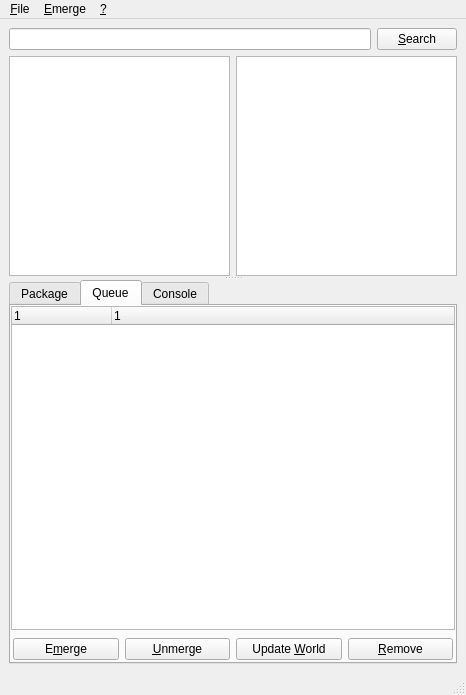
<ui version="4.0" >
 <class>MainWindow</class>
 <widget class="QMainWindow" name="MainWindow" >
  <property name="geometry" >
   <rect>
    <x>0</x>
    <y>0</y>
    <width>466</width>
    <height>695</height>
   </rect>
  </property>
  <property name="windowTitle" >
   <string>Portato</string>
  </property>
  <property name="windowIcon" >
   <iconset/>
  </property>
  <widget class="QWidget" name="centralwidget" >
   <layout class="QVBoxLayout" >
    <property name="margin" >
     <number>9</number>
    </property>
    <property name="spacing" >
     <number>6</number>
    </property>
    <item>
     <layout class="QHBoxLayout" >
      <property name="margin" >
       <number>0</number>
      </property>
      <property name="spacing" >
       <number>6</number>
      </property>
      <item>
       <widget class="QLineEdit" name="searchEdit" />
      </item>
      <item>
       <widget class="QPushButton" name="searchBtn" >
        <property name="text" >
         <string>&amp;Search</string>
        </property>
       </widget>
      </item>
     </layout>
    </item>
    <item>
     <widget class="QSplitter" name="splitter" >
      <property name="orientation" >
       <enum>Qt::Vertical</enum>
      </property>
      <widget class="QWidget" name="layoutWidget_2" >
       <layout class="QHBoxLayout" >
        <property name="margin" >
         <number>0</number>
        </property>
        <property name="spacing" >
         <number>6</number>
        </property>
        <item>
         <widget class="QListView" name="catList" >
          <property name="mouseTracking" >
           <bool>false</bool>
          </property>
          <property name="frameShadow" >
           <enum>QFrame::Sunken</enum>
          </property>
          <property name="editTriggers" >
           <set>QAbstractItemView::NoEditTriggers</set>
          </property>
         </widget>
        </item>
        <item>
         <widget class="QListWidget" name="pkgList" >
          <property name="editTriggers" >
           <set>QAbstractItemView::NoEditTriggers</set>
          </property>
          <property name="showDropIndicator" stdset="0" >
           <bool>false</bool>
          </property>
          <property name="sortingEnabled" >
           <bool>true</bool>
          </property>
         </widget>
        </item>
       </layout>
      </widget>
      <widget class="QTabWidget" name="tabWidget" >
       <property name="currentIndex" >
        <number>1</number>
       </property>
       <widget class="QWidget" name="pkgTab" >
        <attribute name="title" >
         <string>Package</string>
        </attribute>
        <layout class="QVBoxLayout" >
         <property name="margin" >
          <number>9</number>
         </property>
         <property name="spacing" >
          <number>6</number>
         </property>
         <item>
          <widget class="QLabel" name="nameLabel" >
           <property name="text" >
            <string>TextLabel</string>
           </property>
           <property name="alignment" >
            <set>Qt::AlignCenter</set>
           </property>
          </widget>
         </item>
         <item>
          <widget class="QLabel" name="descLabel" >
           <property name="text" >
            <string>TextLabel</string>
           </property>
           <property name="alignment" >
            <set>Qt::AlignCenter</set>
           </property>
          </widget>
         </item>
         <item>
          <layout class="QHBoxLayout" >
           <property name="margin" >
            <number>0</number>
           </property>
           <property name="spacing" >
            <number>6</number>
           </property>
           <item>
            <widget class="QComboBox" name="versCombo" >
             <property name="sizePolicy" >
              <sizepolicy>
               <hsizetype>3</hsizetype>
               <vsizetype>0</vsizetype>
               <horstretch>0</horstretch>
               <verstretch>0</verstretch>
              </sizepolicy>
             </property>
            </widget>
           </item>
           <item>
            <widget class="QLabel" name="missingLabel" >
             <property name="sizePolicy" >
              <sizepolicy>
               <hsizetype>13</hsizetype>
               <vsizetype>5</vsizetype>
               <horstretch>0</horstretch>
               <verstretch>0</verstretch>
              </sizepolicy>
             </property>
             <property name="text" >
              <string>&lt;html>&lt;head>&lt;meta name="qrichtext" content="1" />&lt;style type="text/css">
p, li { white-space: pre-wrap; }
&lt;/style>&lt;/head>&lt;body style=" font-family:'Sans Serif'; font-size:9pt; font-weight:400; font-style:normal; text-decoration:none;">
&lt;p style=" margin-top:0px; margin-bottom:0px; margin-left:0px; margin-right:0px; -qt-block-indent:0; text-indent:0px;">&lt;span style=" font-weight:600; color:#ff0000;">MISSING KEYWORD&lt;/span>&lt;/p>&lt;/body>&lt;/html></string>
             </property>
            </widget>
           </item>
           <item>
            <widget class="QLabel" name="notInSysLabel" >
             <property name="sizePolicy" >
              <sizepolicy>
               <hsizetype>13</hsizetype>
               <vsizetype>5</vsizetype>
               <horstretch>0</horstretch>
               <verstretch>0</verstretch>
              </sizepolicy>
             </property>
             <property name="text" >
              <string>&lt;b>Installed, but not in portage anymore&lt;/b></string>
             </property>
            </widget>
           </item>
           <item>
            <widget class="UncheckBox" name="installedCheck" >
             <property name="sizePolicy" >
              <sizepolicy>
               <hsizetype>3</hsizetype>
               <vsizetype>5</vsizetype>
               <horstretch>0</horstretch>
               <verstretch>0</verstretch>
              </sizepolicy>
             </property>
             <property name="text" >
              <string>Installed</string>
             </property>
            </widget>
           </item>
           <item>
            <widget class="QCheckBox" name="maskedCheck" >
             <property name="sizePolicy" >
              <sizepolicy>
               <hsizetype>3</hsizetype>
               <vsizetype>0</vsizetype>
               <horstretch>0</horstretch>
               <verstretch>0</verstretch>
              </sizepolicy>
             </property>
             <property name="text" >
              <string>Masked</string>
             </property>
            </widget>
           </item>
           <item>
            <widget class="QCheckBox" name="testingCheck" >
             <property name="enabled" >
              <bool>true</bool>
             </property>
             <property name="sizePolicy" >
              <sizepolicy>
               <hsizetype>3</hsizetype>
               <vsizetype>0</vsizetype>
               <horstretch>0</horstretch>
               <verstretch>0</verstretch>
              </sizepolicy>
             </property>
             <property name="text" >
              <string>Testing</string>
             </property>
            </widget>
           </item>
          </layout>
         </item>
         <item>
          <widget class="QTreeWidget" name="useList" >
           <property name="horizontalScrollBarPolicy" >
            <enum>Qt::ScrollBarAsNeeded</enum>
           </property>
           <property name="editTriggers" >
            <set>QAbstractItemView::NoEditTriggers</set>
           </property>
           <property name="textElideMode" >
            <enum>Qt::ElideNone</enum>
           </property>
           <property name="rootIsDecorated" >
            <bool>true</bool>
           </property>
           <property name="sortingEnabled" >
            <bool>false</bool>
           </property>
           <property name="allColumnsShowFocus" >
            <bool>false</bool>
           </property>
           <property name="columnCount" >
            <number>3</number>
           </property>
           <column>
            <property name="text" >
             <string>1</string>
            </property>
           </column>
           <column>
            <property name="text" >
             <string>1</string>
            </property>
           </column>
           <column>
            <property name="text" >
             <string>2</string>
            </property>
           </column>
          </widget>
         </item>
         <item>
          <layout class="QHBoxLayout" >
           <property name="margin" >
            <number>0</number>
           </property>
           <property name="spacing" >
            <number>6</number>
           </property>
           <item>
            <widget class="QPushButton" name="pkgEmergeBtn" >
             <property name="text" >
              <string>&amp;Emerge</string>
             </property>
            </widget>
           </item>
           <item>
            <widget class="QPushButton" name="pkgUnmergeBtn" >
             <property name="text" >
              <string>&amp;Unmerge</string>
             </property>
            </widget>
           </item>
           <item>
            <widget class="QPushButton" name="pkgRevertBtn" >
             <property name="text" >
              <string>Re&amp;vert</string>
             </property>
            </widget>
           </item>
           <item>
            <widget class="QPushButton" name="pkgEbuildBtn" >
             <property name="text" >
              <string>E&amp;build</string>
             </property>
            </widget>
           </item>
          </layout>
         </item>
        </layout>
       </widget>
       <widget class="QWidget" name="queueTab" >
        <attribute name="title" >
         <string>Queue</string>
        </attribute>
        <layout class="QVBoxLayout" >
         <property name="margin" >
          <number>0</number>
         </property>
         <property name="spacing" >
          <number>6</number>
         </property>
         <item>
          <widget class="QTreeWidget" name="queueList" >
           <property name="contextMenuPolicy" >
            <enum>Qt::ActionsContextMenu</enum>
           </property>
           <property name="editTriggers" >
            <set>QAbstractItemView::NoEditTriggers</set>
           </property>
           <property name="columnCount" >
            <number>2</number>
           </property>
           <column>
            <property name="text" >
             <string>1</string>
            </property>
           </column>
           <column>
            <property name="text" >
             <string>1</string>
            </property>
           </column>
          </widget>
         </item>
         <item>
          <layout class="QHBoxLayout" >
           <property name="margin" >
            <number>2</number>
           </property>
           <property name="spacing" >
            <number>6</number>
           </property>
           <item>
            <widget class="QPushButton" name="emergeBtn" >
             <property name="sizePolicy" >
              <sizepolicy>
               <hsizetype>1</hsizetype>
               <vsizetype>0</vsizetype>
               <horstretch>0</horstretch>
               <verstretch>0</verstretch>
              </sizepolicy>
             </property>
             <property name="text" >
              <string>E&amp;merge</string>
             </property>
            </widget>
           </item>
           <item>
            <widget class="QPushButton" name="unmergeBtn" >
             <property name="text" >
              <string>&amp;Unmerge</string>
             </property>
            </widget>
           </item>
           <item>
            <widget class="QPushButton" name="updateBtn" >
             <property name="text" >
              <string>Update &amp;World</string>
             </property>
            </widget>
           </item>
           <item>
            <widget class="QPushButton" name="removeBtn" >
             <property name="text" >
              <string>&amp;Remove</string>
             </property>
            </widget>
           </item>
          </layout>
         </item>
        </layout>
       </widget>
       <widget class="QWidget" name="consoleTab" >
        <attribute name="title" >
         <string>Console</string>
        </attribute>
       </widget>
      </widget>
     </widget>
    </item>
   </layout>
  </widget>
  <widget class="QMenuBar" name="menubar" >
   <property name="geometry" >
    <rect>
     <x>0</x>
     <y>0</y>
     <width>466</width>
     <height>27</height>
    </rect>
   </property>
   <widget class="QMenu" name="menuFile" >
    <property name="title" >
     <string>&amp;File</string>
    </property>
    <addaction name="prefAction" />
    <addaction name="reloadAction" />
    <addaction name="separator" />
    <addaction name="quitAction" />
   </widget>
   <widget class="QMenu" name="menuHelp" >
    <property name="title" >
     <string>&amp;?</string>
    </property>
    <addaction name="aboutAction" />
   </widget>
   <widget class="QMenu" name="menu_Emerge" >
    <property name="title" >
     <string>&amp;Emerge</string>
    </property>
    <addaction name="emergeAction" />
    <addaction name="unmergeAction" />
    <addaction name="updateAction" />
    <addaction name="separator" />
    <addaction name="syncAction" />
    <addaction name="saveAction" />
    <addaction name="separator" />
    <addaction name="killAction" />
   </widget>
   <addaction name="menuFile" />
   <addaction name="menu_Emerge" />
   <addaction name="menuHelp" />
  </widget>
  <widget class="QStatusBar" name="statusbar" >
   <property name="enabled" >
    <bool>true</bool>
   </property>
   <property name="statusTip" >
    <string/>
   </property>
  </widget>
  <action name="quitAction" >
   <property name="text" >
    <string>&amp;Quit</string>
   </property>
   <property name="menuRole" >
    <enum>QAction::QuitRole</enum>
   </property>
  </action>
  <action name="aboutAction" >
   <property name="text" >
    <string>&amp;About</string>
   </property>
   <property name="menuRole" >
    <enum>QAction::AboutRole</enum>
   </property>
  </action>
  <action name="emergeAction" >
   <property name="text" >
    <string>&amp;Emerge</string>
   </property>
  </action>
  <action name="unmergeAction" >
   <property name="text" >
    <string>&amp;Unmerge</string>
   </property>
  </action>
  <action name="updateAction" >
   <property name="text" >
    <string>Update &amp;World</string>
   </property>
  </action>
  <action name="prefAction" >
   <property name="text" >
    <string>&amp;Preferences</string>
   </property>
   <property name="menuRole" >
    <enum>QAction::PreferencesRole</enum>
   </property>
  </action>
  <action name="syncAction" >
   <property name="text" >
    <string>S&amp;ync</string>
   </property>
  </action>
  <action name="saveAction" >
   <property name="text" >
    <string>Save &amp;Flage</string>
   </property>
  </action>
  <action name="killAction" >
   <property name="text" >
    <string>Ki&amp;ll Emerge</string>
   </property>
  </action>
  <action name="reloadAction" >
   <property name="text" >
    <string>&amp;Reload Portage</string>
   </property>
  </action>
  <action name="oneshotAction" >
   <property name="text" >
    <string>&amp;Oneshot</string>
   </property>
  </action>
 </widget>
 <customwidgets>
  <customwidget>
   <class>UncheckBox</class>
   <extends>QCheckBox</extends>
   <header>portato/gui/qt/uncheckbox.h</header>
  </customwidget>
 </customwidgets>
 <resources/>
 <connections>
  <connection>
   <sender>quitAction</sender>
   <signal>triggered()</signal>
   <receiver>MainWindow</receiver>
   <slot>close()</slot>
   <hints>
    <hint type="sourcelabel" >
     <x>-1</x>
     <y>-1</y>
    </hint>
    <hint type="destinationlabel" >
     <x>361</x>
     <y>299</y>
    </hint>
   </hints>
  </connection>
  <connection>
   <sender>searchEdit</sender>
   <signal>returnPressed()</signal>
   <receiver>searchBtn</receiver>
   <slot>click()</slot>
   <hints>
    <hint type="sourcelabel" >
     <x>287</x>
     <y>49</y>
    </hint>
    <hint type="destinationlabel" >
     <x>400</x>
     <y>55</y>
    </hint>
   </hints>
  </connection>
  <connection>
   <sender>emergeAction</sender>
   <signal>triggered()</signal>
   <receiver>emergeBtn</receiver>
   <slot>click()</slot>
   <hints>
    <hint type="sourcelabel" >
     <x>-1</x>
     <y>-1</y>
    </hint>
    <hint type="destinationlabel" >
     <x>66</x>
     <y>642</y>
    </hint>
   </hints>
  </connection>
  <connection>
   <sender>unmergeAction</sender>
   <signal>triggered()</signal>
   <receiver>unmergeBtn</receiver>
   <slot>click()</slot>
   <hints>
    <hint type="sourcelabel" >
     <x>-1</x>
     <y>-1</y>
    </hint>
    <hint type="destinationlabel" >
     <x>177</x>
     <y>642</y>
    </hint>
   </hints>
  </connection>
  <connection>
   <sender>updateAction</sender>
   <signal>triggered()</signal>
   <receiver>updateBtn</receiver>
   <slot>click()</slot>
   <hints>
    <hint type="sourcelabel" >
     <x>-1</x>
     <y>-1</y>
    </hint>
    <hint type="destinationlabel" >
     <x>288</x>
     <y>642</y>
    </hint>
   </hints>
  </connection>
 </connections>
</ui>
